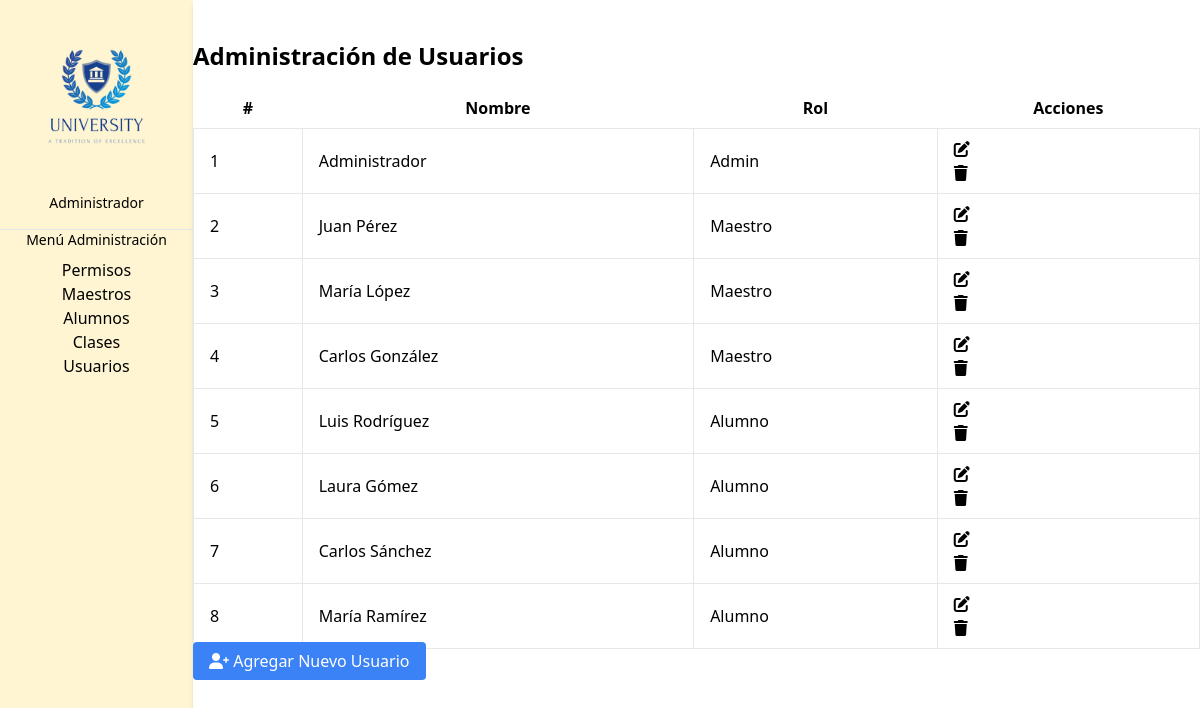
Before: /usuarios.php with the older database file.
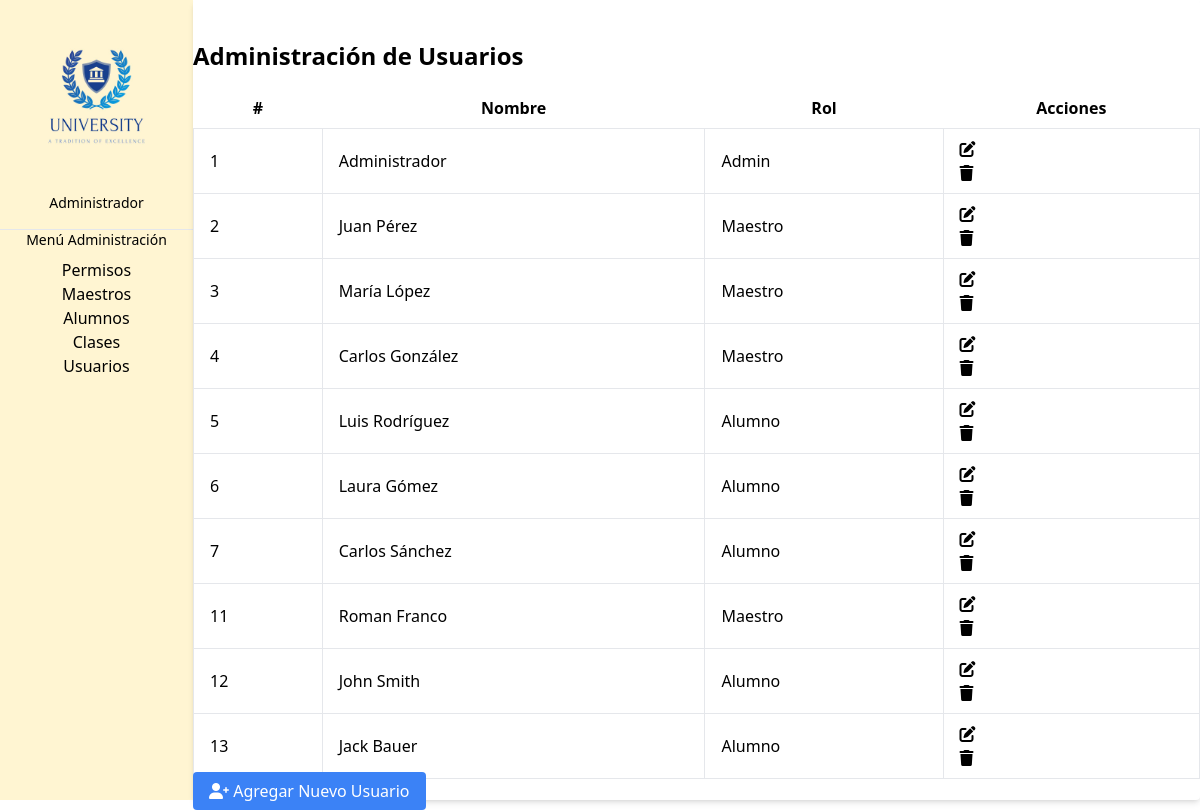
After: the same page with the newer database file.
### tables this page shows
CREATE TABLE `usuarios` (
  `id` int(11) NOT NULL,
  `nombre` varchar(255) NOT NULL,
  `email` varchar(255) NOT NULL,
  `password` varchar(255) NOT NULL,
  `rol` enum('admin','maestro','alumno') NOT NULL,
  `habilitado` tinyint(4) NOT NULL DEFAULT 1
);

### usuarios.php (the view, shortened to what this page needs)
<?php
   $servername = "localhost";
    $username = "id21126023_admin";
    $password = "Roman18*";
    $dbname = "id21126023_universidad";
$conn = new mysqli($servername, $username, $password, $dbname);
$sql = "SELECT id, nombre, rol FROM usuarios";
$result = $conn->query($sql);
?>
<!DOCTYPE html>
<html lang="es">
<head>
    <link href="/dist/output.css" rel="stylesheet">
    <link rel="stylesheet" href="https://cdnjs.cloudflare.com/ajax/libs/font-awesome/6.0.0-beta3/css/all.min.css">
</head>
<body class="bg-white flex">
    <div class="bg-[#fff5d2] w-1/4 py-4 px-6 h-screen fixed top-0 left-0 bottom-0 overflow-y-auto border-r-2 border-gray-300">
    <center> <img src="./assets/logo.jpg" width="230" height="70" class="self-center"></center>
    <div class="mb-4 text-center">
        <p class="text-sm">Administrador</p>
    </div>
    <hr class="border-t border-gray-700 my-4">
    <p class="text-sm mb-2 text-center">Menú Administración</p>
    <ul class="space-y-2">
        <li class="flex justify-center"><a href="permisos.php" class="text-black hover:text-gray-400"><span class="mr-2">Permisos</span></a></li>
        <li class="flex justify-center"><a href="maestrolista.php" class="text-black hover:text-gray-400"><span class="mr-2">Maestros</span></a></li>
        <li class="flex justify-center"><a href="alumnolista.php" class="text-black hover:text-gray-400"><span class="mr-2">Alumnos</span></a></li>
        <li class="flex justify-center"><a href="clases.php" class="text-black hover:text-gray-400"><span class="mr-2">Clases</span></a></li>
        <li class="flex justify-center"><a href="usuarios.php" class="text-black hover:text-gray-400"><span class="mr-2">Usuarios</span></a></li>
    </ul>
</div>
    <div class="flex-grow py-4 px-6 w-full">
        <div class="bg-white p-4 rounded shadow-md h-screen">
        <div class="flex justify-end mb-4 w-full">
    </div>
            <h2 class="text-2xl font-semibold mb-4">Administración de Usuarios</h2>
            <table class="w-full">
                <thead>
                    <tr>
                        <th class="px-4 py-2">#</th>
                        <th class="px-4 py-2">Nombre</th>
                        <th class="px-4 py-2">Rol</th>
                        <th class="px-4 py-2">Acciones</th>
                    </tr>
                </thead>
                <tbody>
                    <?php
                    if ($result->num_rows > 0) {
                        while ($row = $result->fetch_assoc()) {
                            echo '<tr>';
                            echo '<td class="border px-4 py-2">' . $row['id'] . '</td>';
                            echo '<td class="border px-4 py-2">' . $row['nombre'] . '</td>';
                            echo '<td class="border px-4 py-2">' . ucfirst($row['rol']) . '</td>';
                            echo '<td class="border px-4 py-2">
                                <a href="editar_usuario.php?id=' . $row['id'] . '" class="text-blue-500"><i class="fas fa-edit"></i></a>
                                <form action="usuarios.php" method="post" class="inline">
                                    <input type="hidden" name="delete_user" value="' . $row['id'] . '">
                                    <button type="submit" class="text-red-500" onclick="return confirm(\'¿Estás seguro de eliminar este usuario?\')"><i class="fas fa-trash"></i></button>
                                </form>
                            </td>';
                            echo '</tr>';
                        }
                    } else {
                        echo '<tr><td colspan="4">No se encontraron usuarios</td></tr>';
                    }
                    ?>
                </tbody>
            </table>
            <div class="mt-4">
                <a href="nuevo_usuario.php" class="bg-blue-500 text-white px-4 py-2 rounded">
                    <i class="fas fa-user-plus"></i> Agregar Nuevo Usuario
                </a>
            </div>
        </div>
    </div>
</body>
</html>

Changed rows visible on the page:
removed usuarios: id "8", nombre "María Ramírez", rol "Alumno"
added usuarios: id "11", nombre "Roman Franco", rol "Maestro"
added usuarios: id "12", nombre "John Smith", rol "Alumno"
added usuarios: id "13", nombre "Jack Bauer", rol "Alumno"
